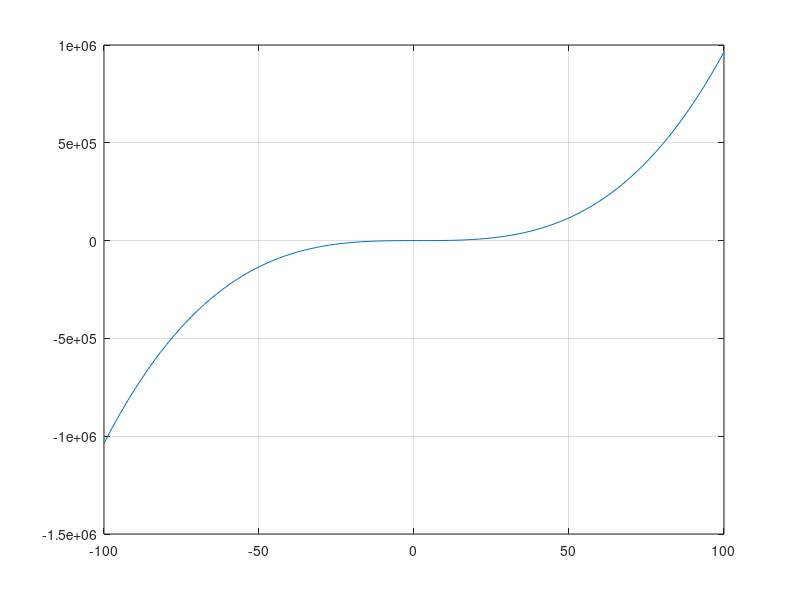

The MATLAB script that drew this image:
my_poly = [1 -3.55 5.1 -3.1];
x = linspace(-100, 100);
poly_vals = polyval(double(my_poly), double(x));
plot(x, poly_vals); grid on